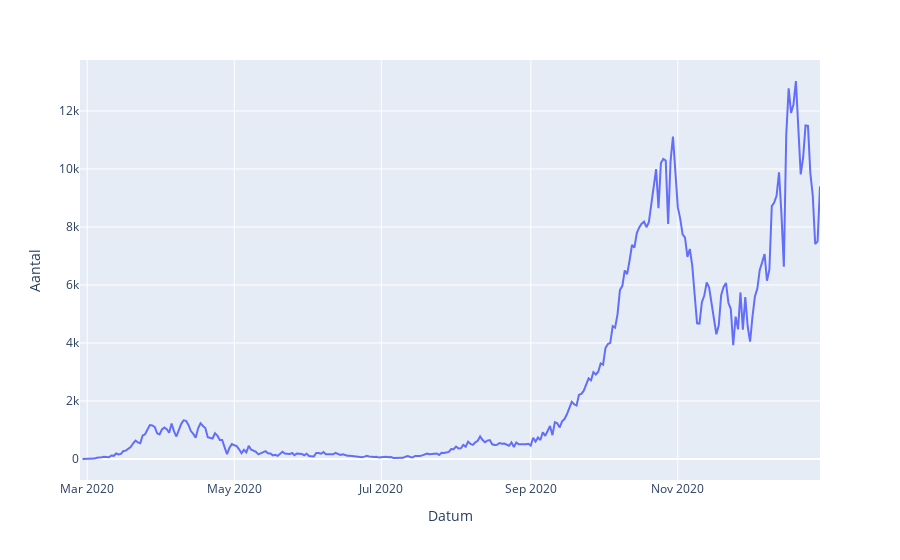

The notebook cell this image was saved under:
### Code cell
fig = px.line(cases[cases["Type"]=="Totaal"], x="Datum", y="Aantal")
fig.show()

### Figure 1 — Plotly figure (JSON) as saved in the notebook; plotly's stock layout.template omitted (floating-point values rounded to 4 significant figures; data arrays with more than 128 entries replaced by an {"elided": "..."} marker saying what was removed)
{"data": [{"hovertemplate": "Datum=%{x}<br>Aantal=%{y}<extra></extra>", "legendgroup": "", "line": {"color": "#636efa", "dash": "solid"}, "mode": "lines", "name": "", "orientation": "v", "showlegend": false, "type": "scatter", "x": {"elided": "308 str values"}, "xaxis": "x", "y": {"elided": "308 int values"}, "yaxis": "y"}], "layout": {"legend": {"tracegroupgap": 0}, "margin": {"t": 60}, "xaxis": {"anchor": "y", "domain": [0, 1], "title": {"text": "Datum"}}, "yaxis": {"anchor": "x", "domain": [0, 1], "title": {"text": "Aantal"}}}}
